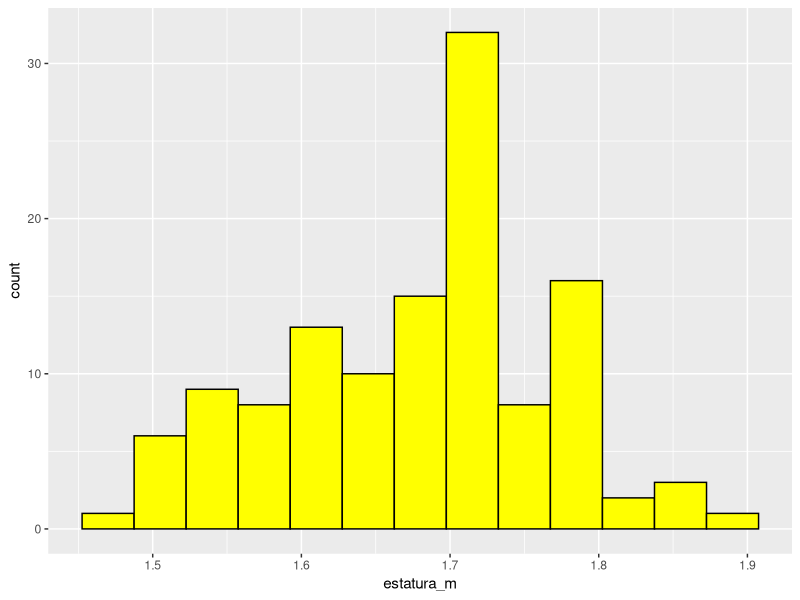
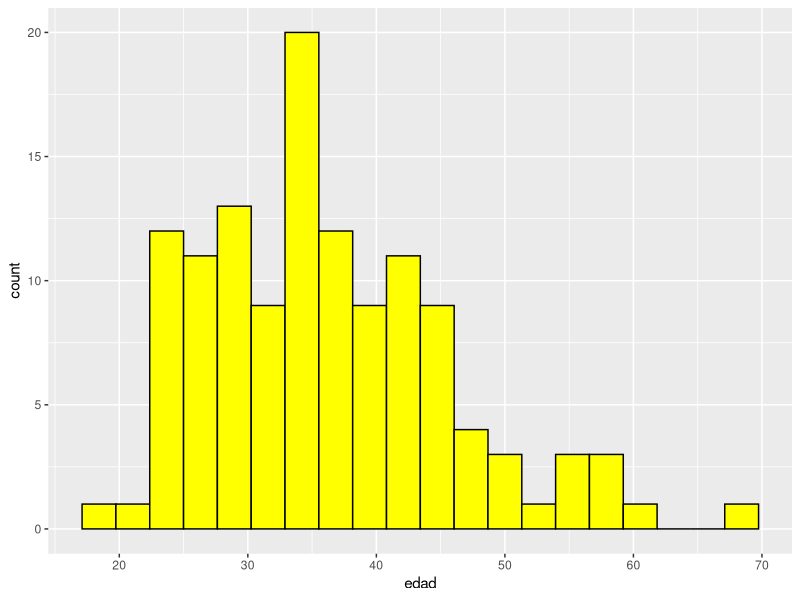
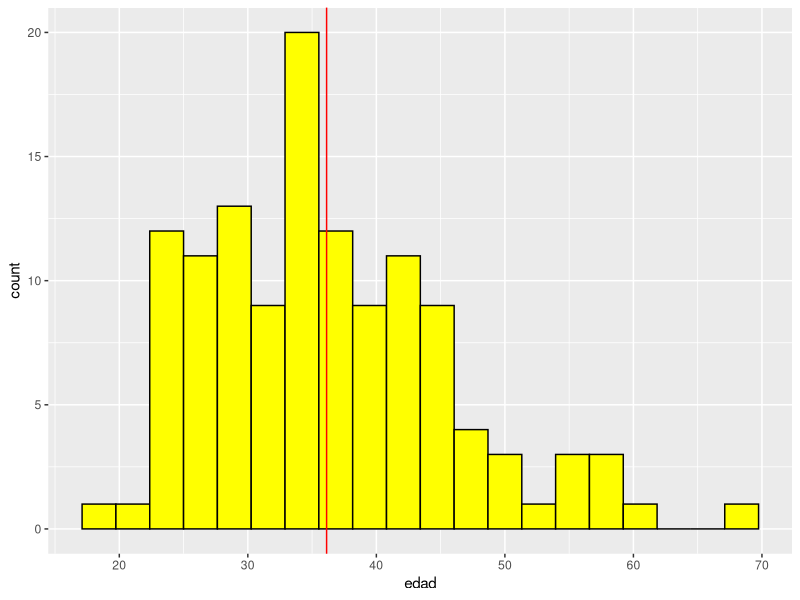
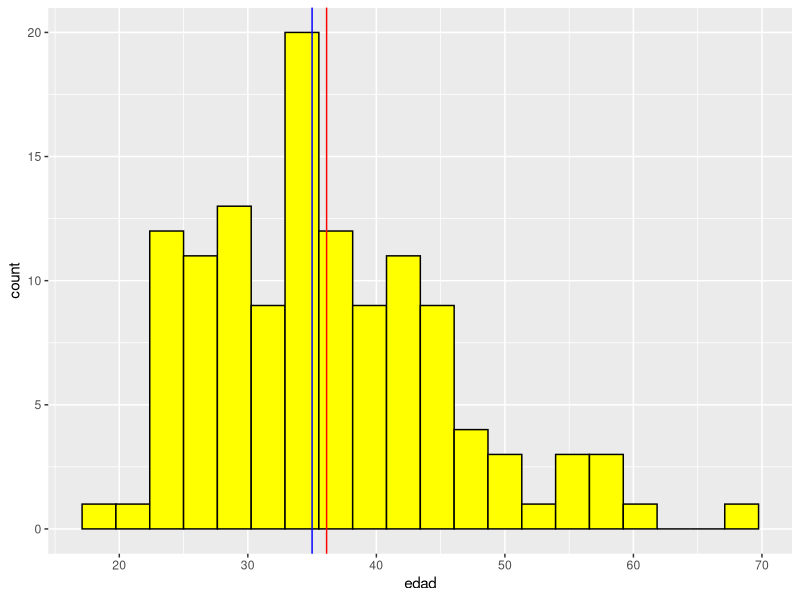

Reproduce these figures in R, in order.
library(tidyverse)

setwd("C:/Users/Usuario/Documents/scidata/26_Inf_Est/documentos_inf_est")

muestra = read.csv("muestra_scidata.csv")
View(muestra)
names(muestra)

ggplot(data=muestra) +
  geom_histogram(mapping=aes(x=estatura_m),
                 fill="yellow",
                 color="black",
                 bins=13)

ggplot(data=muestra) +
  geom_histogram(mapping=aes(x=edad),
                 fill="yellow",
                 color="black",
                 bins=20)

table(muestra$edad)

estatura_media = mean(muestra$estatura_m,na.rm=TRUE)
edad_media = mean(muestra$edad,na.rm=TRUE)

ggplot(data=muestra) +
  geom_histogram(mapping=aes(x=edad),
                 fill="yellow",
                 color="black",
                 bins=20) +
  geom_vline(xintercept = edad_media,color="red")

mediana_edad = median(muestra$edad,na.rm=TRUE)

ggplot(data=muestra) +
  geom_histogram(mapping=aes(x=edad),
                 fill="yellow",
                 color="black",
                 bins=20) +
  geom_vline(xintercept = edad_media,
             color="red") +
  geom_vline(xintercept = mediana_edad,
             color="blue")

summary(muestra$edad)

quantile(muestra$edad)

quantile(muestra$edad,probs=0.75)

### deciles
quantile(muestra$edad,probs=0.10)
quantile(muestra$edad,probs=0.90)

###########

names(which(table(muestra$edad)==max(table(muestra$edad))))

###########

max(muestra$edad) - min(muestra$edad)
range(muestra$edad)

#### EAM (MAE) 

##### respecto de la mediana
mean(abs(muestra$edad - mediana_edad),
     na.rm = TRUE)

##### respecto de la media
mean(abs(muestra$edad - edad_media),
     na.rm = TRUE)

######### sesión 6 de octubre

IQR(muestra$edad)
mediana_edad

## es decir, que el 50% de los datos, queda entre
## 35-13=22 y 35+13=48

datos = rnorm(250)

mediana_datos = median(datos)

Q1 = summary(datos)[2]
Q3 = summary(datos)[5]

#####################################

muestra$edad

mediana_edad

summary(muestra$edad)

Q1_edad = summary(muestra$edad)[2]
Q3_edad = summary(muestra$edad)[5]


100*nrow(muestra[muestra$edad > Q1_edad 
& 
muestra$edad < Q3_edad,])/nrow(muestra)
 

sd(muestra$edad)
# np.sd(muestra$edad,ddof=1) python

?sd
